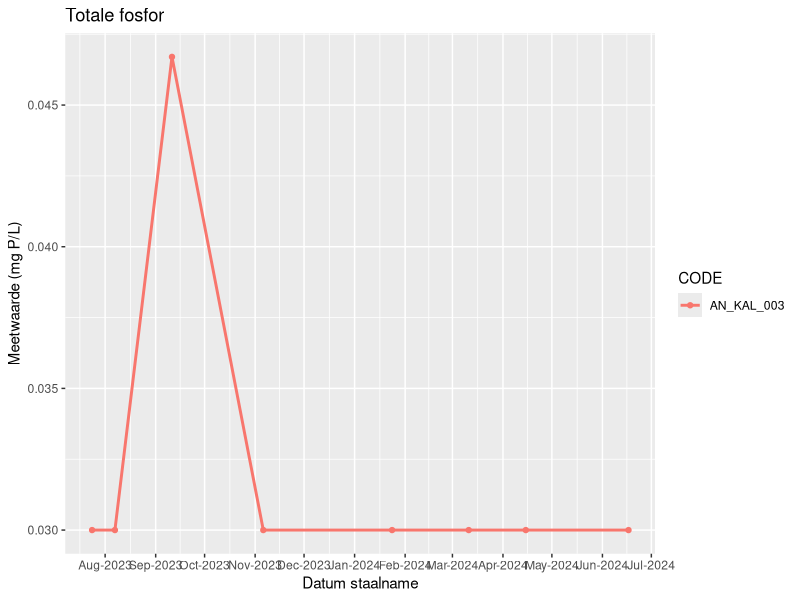
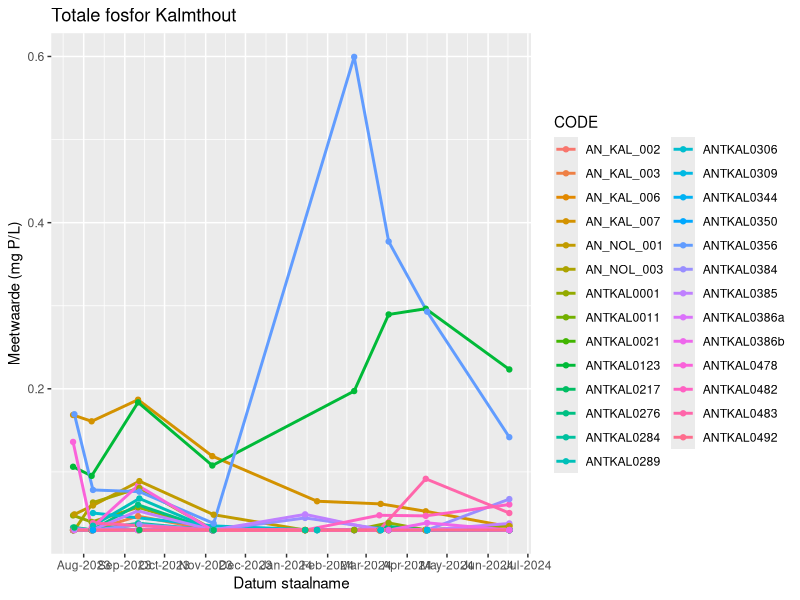
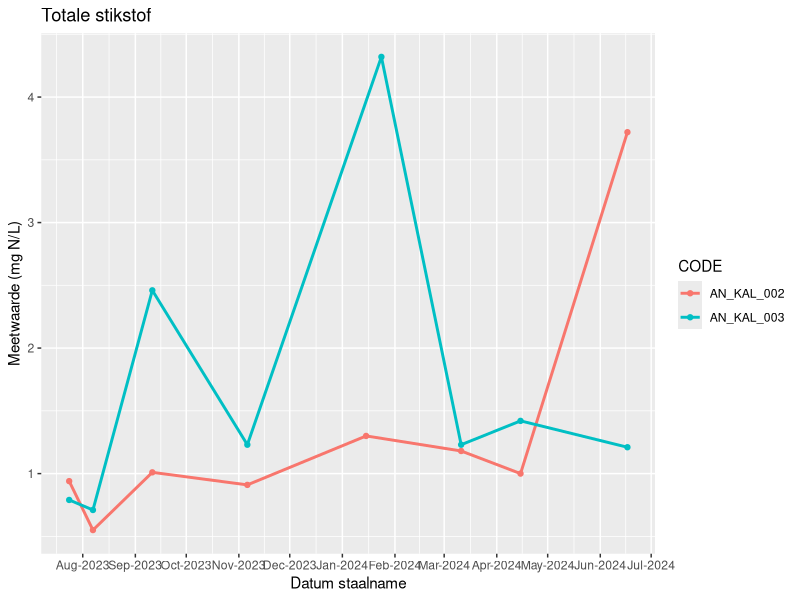

R code for these plots, in order: (Note: this script raises an error after producing the figures.)
## ---- chunk 1
# Enable inbo r-universe
options(repos = c(
    inbo = 'https://inbo.r-universe.dev',
    CRAN = 'https://cloud.r-project.org'))

# Install the package
#install.packages('ggpubr')
## ---- chunk 2
library(knitr)
opts_chunk$set(
  echo = FALSE, 
  eval = TRUE,  
  cache = FALSE, 
  autodep = TRUE,
  dpi = 300,
  fig.width = 150 / 25.4,
  fig.height = 100 / 25.4,
  warning = TRUE,
  error = TRUE,
  message = TRUE
)

library(readxl)
library(dplyr)
library(ggplot2)
library(stringr)
library(scales)
library(tidyr)
library(tidyverse)

## ---- chunk 3
data <- read.csv2("./data/AC_Kalmthout_ruwe_data_lang_2024-11-19.csv")
data$FieldSamplingDate <- as.Date(data$FieldSamplingDate, format = "%d/%m/%Y")
data$ResultCalc <- as.numeric(data$ResultCalc)
# verwijder data van voor 2023
data <- data %>%
  filter(FieldSamplingDate >= "2023-01-01")
## ---- chunk 4
# onderzochte variabelen
data$Component %>% unique()
# Nutrienten: NO2, NO3, PO4, T.N, T.P, NH4, NPOC (non-particulate organic carbon)
# Ionen: HCO3, Mg, Si, Ca, CO3, Na, Cl,...
# Doorzicht: CHL.A, SD.VELD, ZS.105
# Zuurstof: O2.VELD, SAT.VELD
# Zoutgehalte: SO4, SAL.VELD, EC25.VELD, Na, Cl
# pH.VELD, TEMP.VELD

unique(data$FieldSampleID)
length(unique(data$CODE))
# 27 locaties
## ---- chunk 5
# genereer plot en sla op
save_plot <- function(dataset, component, naam, title = NULL, xas = NULL, yas = NULL, naam_linetype = NULL, labels_linetype = NULL){
  figuur <- dataset %>%
    filter(Component %in% component) %>%  
    ggplot(aes(x = FieldSamplingDate, y = ResultCalc, color = Label, linetype = CODE)) +
    scale_x_date(date_breaks = "1 month", date_labels = "%b-%Y") + # visualiseert data per maand in format maand-jaar
    geom_line(linewidth = 1) +
    geom_point() +
    labs(title = title) + xlab(xas) + ylab(yas) +
  scale_linetype_discrete(name = naam_linetype, labels = labels_linetype)
  print(figuur)
  ggsave(plot = figuur,
         filename = paste0("./exports/NKP_", naam, ".jpg"), width = 9, height = 6)
}

# puur om plot te genereren
maak_plot <- function(dataset, component, title = NULL, xas = NULL, yas = NULL, naam_linetype = NULL, labels_linetype = NULL){
  figuur <- dataset %>%
    filter(Component %in% component) %>%  
    ggplot(aes(x = FieldSamplingDate, y = ResultCalc, color = Label, linetype = CODE)) +
    scale_x_date(date_breaks = "1 month", date_labels = "%b-%Y") + # visualiseert data per maand in format maand-jaar
    geom_line(linewidth = 1) +
    geom_point() +
    labs(title = title) + xlab(xas) + ylab(yas) +
  scale_linetype_discrete(name = naam_linetype, labels = labels_linetype)
  figuur
}

# plots genereren voor 1 variabele (trendlijn randzone + trendlijn zonnepanelen)
maak_plot_1var <- function(dataset, component, title = NULL, xas = "Datum staalname", yas = NULL){
  figuur <- dataset %>%
    filter(Component %in% component) %>%  
    ggplot(aes(x = FieldSamplingDate, y = ResultCalc, color = CODE)) +
    scale_x_date(date_breaks = "1 month", date_labels = "%b-%Y") + # visualiseert data per maand in format maand-jaar
    geom_line(linewidth = 1) +
    geom_point() +
    labs(title = title) + xlab(xas) + ylab(yas)
  figuur
}
## ---- chunk 6
# Nutrienten en vervuiling watertype Zm/Zs
NH3_jaargem <- 0.03 # BVR
NH3_max <- 0.1 # BVR
N.NO2_jaargem <- 0.2 # BVR
N.NO2_max <- 0.6 # BVR
BOD_90p <- 6 # BVR
COD_90p <- 30 # BVR
T.P <- 0.04 # mg P/L - T'jollyn et al. 2009, totaalfosfor: naar Denys et al. (2005), Heinis & Evers (2007); omzetting KRWen N2000-typen: Bal et al. (2001), Fellinger et al. (2004)
T.P_zomerhalfjaargem <- 0.03 # mg P/L BVR
T.N <- 0.59 # mg N/L - T'jollyn et al. 2009, totaalstikstof: Heinis &Evers (2007)
T.N_zomerhalfjaargem <- 1.3 # mg N/L BVR 2010
# Zoutgehalte
EGV_90p <- 100 # BVR
Cl_90p <- 20 # BVR
SO4_gem <- 15

# Zuurstofhuishouding
O2_conc_10p <- 6 # BVR
O2_verz_max <- 120 # BVR

# Zuurtegraad
pH_max <- 5.5 # Synbiosys/Runhaar (2008/2009); Van Calster et al., 2020
pH_max <- 6.5 # BVR 2010
pH_min <- 4.5 # BVR 2010
## ---- chunk 7
# vb. voor T.P (maximum)
T.P_max <- data %>%
  filter(Component %in% "T.P" & months(FieldSamplingDate, FALSE) %in% month.name[c(4:9)], ) %>% # filter zomerhalfjaar (april t.e.m. september)
  group_by(FieldSampleID) %>%
  summarise(maximum = max(ResultCalc))
T.P_max %>%
  filter(maximum <= 0.03) %>%
  nrow()
# 8 waterplassen voldoen aan norm voor T.P
## ---- chunk 8
# plot TP
## AN_KAL_003
maak_plot_1var(data %>% filter(CODE %in% "AN_KAL_003"), "T.P", "Totale fosfor", yas = "Meetwaarde (mg P/L)")
maak_plot_1var(data, "T.P", "Totale fosfor Kalmthout", yas = "Meetwaarde (mg P/L)")

# plot TN
maak_plot_1var(data %>% filter(CODE %in% c("AN_KAL_002", "AN_KAL_003")), "T.N", "Totale stikstof", yas = "Meetwaarde (mg N/L)")

# plot anorganische stikstof
maak_plot(data %>% filter(CODE %in% "AN_KAL_002"), c("NO3", "NO2", "NH4"), "Anorganische stikstof", yas = "Meetwaarde (mg/L)")

anorg_N <- data %>%
  filter(Component %in% c("NH4", "NO3", "NO2") & FieldSampleID == "AN_KAL_002")

anorg_N$Label <- factor(anorg_N$Label, unique(anorg_N[order(anorg_N$ResultCalc, decreasing = T), "Label"]))

## fill_area
plot1 <- anorg_N %>%
  ggplot(aes(x = FieldSamplingDate, y = ResultCalc, fill = Label)) +
  geom_area(position = "identity", alpha = 0.6) +
  scale_x_date(date_breaks = "1 month", date_labels = "%b-%Y") +
  labs(title = "Randzone") +
  xlab("Datum staalname") + 
  ylab("Meetwaarde (mg N/L)")
plot1

## ---- chunk 9
bwplot_TP <- data %>%
  filter(Component %in% "T.P") %>%
  ggplot(aes(x = FieldSampleID, y = ResultCalc)) +
  geom_boxplot() +
    labs(title = "Totale stikstof per plas") + xlab("Locatie") + ylab("Meetwaarde (mg P/L)")
  
bwplot_TP
## ---- chunk 10
locaties <- unique(data$CODE)

# voor totale fosfor per locatie figuur maken
for (ID in locaties) {
  data_figuur <- data %>%
    filter(CODE %in% ID & Component %in% "T.P")
  figuur <- ggplot(data_figuur,
                   aes(x = FieldSamplingDate, y = ResultCalc)) +
    geom_line(linewidth = 1, colour = "orange") +
    labs(title = paste("Locatie",ID, " (+ MKN zomerhalfjaargemiddelde)")) + xlab("Datum staalname") + ylab("Meetwaarde (mg P/L)") +
    geom_hline(yintercept = 0.03)
  print(figuur)
}

# gebruik functie maak_plot_1var
for (ID in locaties) {
  figuur <- maak_plot_1var(data %>% filter(CODE %in% ID), "T.P" , paste("Totale fosfor T.P", ID, "+ MKN Zomerhalfjaargemiddelde"), yas = "Meetwaarde (mg P/L)") + geom_hline(yintercept = 0.03, color = "black", linetype = "dashed", linewidth = 1) +
  scale_y_continuous(breaks = pretty_breaks(n = 10))
  print(figuur)
  ggsave(plot = figuur,
         filename = paste0("./exports/TP/", ID,"_TP", ".jpg"), width = 1080, height = 720, units = "px", scale = 3)
}

## ---- chunk 11
locaties <- unique(data$CODE)


for (ID in locaties) {
  figuur <- maak_plot_1var(data %>% filter(CODE %in% ID), "T.N" , paste("Totale stikstof T.N", ID, "+ MKN Zomerhalfjaargemiddelde"), yas = "Meetwaarde (mg N/L)") + geom_hline(yintercept = 1.3, color = "black", linetype = "dashed", linewidth = 1) +
  scale_y_continuous(breaks = pretty_breaks(n = 10))
  print(figuur)
  ggsave(plot = figuur,
         filename = paste0("./exports/TN/", ID,"_TN", ".jpg"), width = 1080, height = 720, units = "px", scale = 3)
}
## ---- chunk 12
# herordenen van variabelen van groot > klein
anorg_N_KAL0384 <- data %>%
  filter(AquaComponent %in% c("NH4_N", "NO3_N", "NO2_N") & FieldSampleID == "ANTKAL0384")

anorg_N_KAL0384$label <- factor(anorg_N_KAL0384$label, unique(anorg_N_KAL0384[order(anorg_N_KAL0384$ResultCalc, decreasing = T), "label"]))

plot1 <- anorg_N_KAL0384 %>%
  ggplot(aes(x = FieldSamplingDate, y = ResultCalc, fill = label)) +
  geom_area(position = "identity", alpha = 0.6) +
  scale_x_date(date_breaks = "1 month", date_labels = "%b-%Y") +
  labs(title = "Anorganische stikstof (N_anorg = NH4_N + NO3_N + NO2_N)") +
  xlab("Datum staalname") + 
  ylab("Meetwaarde (mg N/L)")  + 
  scale_fill_discrete("Variabelen") + scale_y_continuous(breaks = seq(0,2, by = 0.1))
plot1

## ---- chunk 13
# loop
locaties <- unique(data$CODE)
for (ID in locaties) {
  # subset voor locatie
  N_anorg_ID <- data %>%
  filter(AquaComponent %in% c("NH4_N", "NO3_N", "NO2_N") & CODE == ID)
  
  # orden van klein naar groot
  N_anorg_ID$label <- factor(N_anorg_ID$label, unique(N_anorg_ID[order(N_anorg_ID$ResultCalc, decreasing = T), "label"]))
  # plot figuur
  figuur <- N_anorg_ID %>%
    ggplot(aes(x = FieldSamplingDate, y = ResultCalc, fill = label)) +
    geom_area(position = "identity", alpha = 0.6) +
    scale_x_date(date_breaks = "1 month", date_labels = "%b-%Y") +
    labs(title = paste("Anorganische stikstof", ID ,"(N_anorg = NH4_N + NO3_N + NO2_N)")) +
    xlab("Datum staalname") + 
    ylab("Meetwaarde (mg N/L)")  + 
    scale_fill_discrete("Variabelen") + scale_y_continuous(breaks = pretty_breaks(n = 10, min.n = 10))
  print(figuur)
  ggsave(plot = figuur,
         filename = paste0("./exports/N_anorg/", ID,"_N_anorg", ".jpg"), width = 1080, height = 720, units = "px", scale = 3)
}

## ---- chunk 14
for (ID in locaties) {
  figuur <- maak_plot_1var(data %>% filter(CODE %in% ID), "pH.VELD" , paste("Zuurtegraad", ID, "+ MKN minimum & maximum"), yas = "Meetwaarde (pH)") + geom_hline(yintercept = 4.5, color = "black", linetype = "dashed", linewidth = 1) +
    geom_hline(yintercept = 6.5, color = "black", linetype = "dashed", linewidth = 1) +
  scale_y_continuous(breaks = pretty_breaks(n = 10, min.n = 10))
  print(figuur)
  ggsave(plot = figuur,
         filename = paste0("./exports/pH/", ID,"_pH", ".jpg"), width = 1080, height = 720, units = "px", scale = 3)
}
## ---- chunk 15
# chlorofyl-a
for (ID in locaties) {
  figuur <- maak_plot_1var(data %>% filter(CODE %in% ID), "CHL.A" , paste("Chlorofyl-a", ID), yas = "Meetwaarde (µg/L)") +
  scale_y_continuous(breaks = pretty_breaks(n = 10, min.n = 10))
  print(figuur)
  ggsave(plot = figuur,
         filename = paste0("./exports/CHL_A/", ID,"_CHL_A", ".jpg"), width = 1080, height = 720, units = "px", scale = 3)
}

# zwevende stof
for (ID in locaties) {
  figuur <- maak_plot_1var(data %>% filter(CODE %in% ID), "ZS.105" , paste("Zwevende stof (105°C)", ID), yas = "Meetwaarde (g/L)") +
  scale_y_continuous(breaks = pretty_breaks(n = 10, min.n = 10))
  print(figuur)
  ggsave(plot = figuur,
         filename = paste0("./exports/ZS105/", ID,"_ZS105", ".jpg"), width = 1080, height = 720, units = "px", scale = 3)
}

# secchi-diepte
for (ID in locaties) {
  figuur <- maak_plot_1var(data %>% filter(CODE %in% ID), "SD.VELD" , paste("Secchi-diepte", ID), yas = "Meetwaarde (m)") +
  scale_y_continuous(breaks = pretty_breaks(n = 10, min.n = 10))
  print(figuur)
  ggsave(plot = figuur,
         filename = paste0("./exports/Secchi/", ID,"_Secchi", ".jpg"), width = 1080, height = 720, units = "px", scale = 3)
}
## ---- chunk 16
# concentratie
for (ID in locaties) {
  figuur <- maak_plot_1var(data %>% filter(CODE %in% ID), "O2.VELD" , paste("Zuurstof-concentratie + MKN 10-percentiel", ID), yas = "Meetwaarde (mg/L)") +
  scale_y_continuous(breaks = pretty_breaks(n = 10, min.n = 10)) + geom_hline(yintercept = 6, linewidth = 1, colour = "black", linetype = "dashed")
  print(figuur)
  ggsave(plot = figuur,
         filename = paste0("./exports/O2_conc/", ID,"_O2c", ".jpg"), width = 1080, height = 720, units = "px", scale = 3)
}

# verzadiging
for (ID in locaties) {
  figuur <- maak_plot_1var(data %>% filter(CODE %in% ID), "SAT.VELD" , paste("Zuurstof-verzadiging + MKN maximum", ID), yas = "Meetwaarde (%)") +
  scale_y_continuous(breaks = pretty_breaks(n = 10, min.n = 10)) + geom_hline(yintercept = 120, linewidth = 1, colour = "black", linetype = "dashed")
  print(figuur)
  ggsave(plot = figuur,
         filename = paste0("./exports/O2_verz/", ID,"_O2v", ".jpg"), width = 1080, height = 720, units = "px", scale = 3)
}
## ---- chunk 17
for (ID in locaties) {
  figuur <- maak_plot_1var(data %>% filter(CODE %in% ID), "TEMP.VELD" , paste("Temperatuur + MKN maximum", ID), yas = "Meetwaarde (°C)") +
  scale_y_continuous(breaks = pretty_breaks(n = 10, min.n = 10)) + geom_hline(yintercept = 25, linewidth = 1, colour = "black", linetype = "dashed")
  print(figuur)
  ggsave(plot = figuur,
         filename = paste0("./exports/Temp/", ID,"_Temp", ".jpg"), width = 1080, height = 720, units = "px", scale = 3)
}
## ---- chunk 18
# SO4
for (ID in locaties) {
  figuur <- maak_plot_1var(data %>% filter(CODE %in% ID), "SO4" , paste("Sulfaat + MKN gemiddelde", ID), yas = "Meetwaarde (mg/L)") +
  scale_y_continuous(breaks = pretty_breaks(n = 10, min.n = 10)) + geom_hline(yintercept = 15, linewidth = 1, colour = "black", linetype = "dashed")
  print(figuur)
  ggsave(plot = figuur,
         filename = paste0("./exports/SO4/", ID,"_SO4", ".jpg"), width = 1080, height = 720, units = "px", scale = 3)
}


# EC25.VELD
for (ID in locaties) {
  figuur <- maak_plot_1var(data %>% filter(CODE %in% ID), "EC25.VELD" , paste("Elektrische geleidbaarheid + MKN 90-percentiel", ID), yas = "Meetwaarde (µS/cm)") +
  scale_y_continuous(breaks = pretty_breaks(n = 10, min.n = 10)) + geom_hline(yintercept = 100, linewidth = 1, colour = "black", linetype = "dashed")
  print(figuur)
  ggsave(plot = figuur,
         filename = paste0("./exports/EGV/", ID,"_EGV", ".jpg"), width = 1080, height = 720, units = "px", scale = 3)
}

# chloride
for (ID in locaties) {
  figuur <- maak_plot_1var(data %>% filter(CODE %in% ID), "Cl" , paste("Chloride-concentratie + MKN 90-percentiel", ID), yas = "Meetwaarde (mg/L)") +
  scale_y_continuous(breaks = pretty_breaks(n = 10, min.n = 10)) + geom_hline(yintercept = 20, linewidth = 1, colour = "black", linetype = "dashed")
  print(figuur)
  ggsave(plot = figuur,
         filename = paste0("./exports/Cl/", ID,"_Cl", ".jpg"), width = 1080, height = 720, units = "px", scale = 3)
}
## ---- chunk 19
# Nutrienten: NO2, NO3, PO4, T.N, T.P, NH4, NPOC (non-particulate organic carbon)
# Ionen: HCO3, Mg, Si, Ca, CO3, Na, Cl,...
# Doorzicht: CHL.A, SD.VELD, ZS.105
# Zuurstof: O2.VELD, SAT.VELD
# Zoutgehalte: SO4, SAL.VELD, EC25.VELD, Na, Cl
# pH.VELD, TEMP.VELD

data %>% 
  filter(CODE %in% "AN_KAL_002" & Component %in% c("T.N", "T.P", "CHL.A", "SD.VELD", "ZS.105", "O2.VELD", "SAT.VELD", "EC25.VELD", "pH.VELD", "TEMP.VELD")) %>%
  ggplot(aes(x = FieldSamplingDate, y = ResultCalc, color = Label)) +
  geom_line(linewidth = 1) +
  geom_point() +
  scale_x_date(date_breaks = "1 month", date_labels = "%b-%Y") +
  labs(title = "Variabelen AN_KAL_002") +
  xlab("Datum staalname") +
  ylab("Meetwaarde (log10)") +
  scale_color_discrete("Variabelen") +
  scale_y_log10()

## ---- chunk 20
locatiecodes <- unique(data$CODE)
for (locatie in locatiecodes) {
  figuur <- data %>% 
    filter(CODE %in% locatie & Component %in% c("T.N", "T.P", "CHL.A", "SD.VELD", "ZS.105", "O2.VELD", "SAT.VELD", "EC25.VELD", "pH.VELD", "TEMP.VELD")) %>%
    ggplot(aes(x = FieldSamplingDate, y = ResultCalc, color = Label)) +
    geom_line(linewidth = 1) +
    geom_point() +
    scale_x_date(date_breaks = "1 month", date_labels = "%b-%Y") +
    labs(title = paste("Veldmetingen",locatie)) +
    xlab("Datum staalname") +
    ylab("Meetwaarde (log10)") +
    scale_color_discrete("Variabelen") +
    scale_y_log10()
  print(figuur)
  ggsave(figuur, 
         filename = paste0("./exports/veldmetingen/",locatie, "_veldmetingen",".jpg"), 
         dpi = 200, width = 15, height = 10)
}
## ---- chunk 21
maucha <- function(x, col = NULL,
                   labels = TRUE, labels.col = 1,
                   polygon = FALSE, polygon.col = 1,
                   main = NULL, ...){
  
  if(is.null(col)){
    col <- c("#54c7fd", "#ffcd00", "#ff9600", "#ff2851",
             "#0076fe", "#41cd58", "#ff3823", "#8f8e94")
  }
  col <- rep_len(col, length.out = 8)
  polygon.col <- rep_len(polygon.col, length.out = 8)
  
  if(is.vector(x)){
    n.plot <- 1
    x.all <- t(as.matrix(x))
  } else {
    x.all <- as.matrix(x)
    n.plot <- nrow(x.all)
    if(is.null(main)){
      main <- row.names(x.all)
    }
  }
  
  par.mar.0 <- par("mar")
  par.mfrow.0 <- par("mfrow")
  par(mfrow = c(.dimMosaic(n.plot)[1], .dimMosaic(n.plot)[2]),
      mar = c(2, 0, 2, 0))
  
  for(j in 1:n.plot){
    
    x <- x.all[j, ]
    
    x[1] <- (x[1] * 1) / 39.0983
    x[2] <- (x[2] * 1) / 22.9898
    x[3] <- (x[3] * 2) / 40.0780
    x[4] <- (x[4] * 2) / 24.3050
    x[5] <- (x[5] * 2) / 96.0626
    x[6] <- (x[6] * 1) / 35.4530
    x[7] <- (x[7] * 1) / 61.0168
    x[8] <- (x[8] * 2) / 60.0089
    
    x[1:4] <- x[1:4] / sum(x[1:4]) * 100
    x[5:8] <- x[5:8] / sum(x[5:8]) * 100
    
    A  <- sum(x)
    R <- sqrt(((A / 16) * 2 / sin(22.5 * pi / 180)))
    a <- x / (R * sin(22.5 * pi / 180))
    
    
    coord.x <- matrix(NA, nrow = 5, ncol = 8)
    coord.y <- matrix(NA, nrow = 5, ncol = 8)
    coord.x[1, ] <- coord.x[5, ] <- rep(0, 8)
    coord.y[1, ] <- coord.y[5, ] <- rep(0, 8)
    coord.x[2, ] <- cos(seq(90, -225, -45) * pi / 180) * R
    coord.y[2, ] <- sin(seq(90, -225, -45) * pi / 180) * R
    coord.x[3, ] <- cos(seq(67.5, -247.5, -45) * pi / 180) * a
    coord.y[3, ] <- sin(seq(67.5, -247.5, -45) * pi / 180) * a
    coord.x[4, ] <- cos(seq(45, -270, -45) * pi / 180) * R
    coord.y[4, ] <- sin(seq(45, -270, -45) * pi / 180) * R
    
    
    if(polygon | labels){
      coord.poly.x <- coord.x
      coord.poly.x[3, ] <- cos(seq(67.5, -247.5, -45) * pi / 180) * R
      coord.poly.y <- coord.y
      coord.poly.y[3, ] <- sin(seq(67.5, -247.5, -45) * pi / 180) * R
    }
    
    if(labels){
      lab <- c("K", "Na", "Cl", "Mg", "SO4", "Cl", "HCO3", "CO3")
      lab.pos.x <- coord.x[3, ]
      lab.pos.y <- coord.y[3, ]
      lab.pos.x[a < R] <- coord.poly.x[3, a < R]
      lab.pos.y[a < R] <- coord.poly.y[3, a < R]
      lab.pos.x <- lab.pos.x + cos(seq(67.5, -247.5, -45) * pi / 180) * 2
      lab.pos.y <- lab.pos.y + sin(seq(67.5, -247.5, -45) * pi / 180) * 2
    }
    
    
    xlim <- max(abs(c(min(lab.pos.x), max(lab.pos.x))))
    ylim <- max(abs(c(min(lab.pos.y), max(lab.pos.y))))
    plot(0, 0, type = "n", xlim = c(-xlim, xlim), ylim = c(-ylim, ylim),
         xaxt = "n", yaxt = "n", xlab = "", ylab = "", asp = 1, bty = "n", main = main[j], ...)
    
    for(i in 1:8){
      polygon(x = coord.x[, i], y = coord.y[, i], col = col[i], border = NA)
      if(polygon){
        lines(x = coord.poly.x[, i], y = coord.poly.y[, i], col = polygon.col[i])
      }
    }
    
    if(labels){
      text(lab.pos.x, lab.pos.y, lab, col = labels.col)
    }
  }
  par(mar = par.mar.0, mfrow = par.mfrow.0)
}

# Compute a grid for graphical arrangement
.dimMosaic <- function(n.plot){
  x <- floor(sqrt(n.plot))
  y <- floor(sqrt(n.plot))
  if(x * y < n.plot) y <- y + 1
  if(x * y < n.plot) x <- x + 1
  return(c(x, y))
}
## ---- chunk 22
# dataset met ionen (gemiddelde waarde per locatie)
ionen <- data %>%
  filter(Component %in% c("K", "Na", "Ca", "Mg", "SO4", "Cl", "HCO3", "CO3")) %>%
  group_by(Component, CODE) %>%
  summarise(gemiddelde = mean(ResultCalc))

# to wide format
ionenwide <- pivot_wider(ionen, names_from = Component, values_from = gemiddelde)
ionenwide <- ionenwide %>% select(CODE, K, Na, Ca, Mg, SO4, Cl, HCO3, CO3)
## ---- chunk 23
# converteer kolom met locatiecode naar row.names voor maucha-functie
ionenwide <- ionenwide %>% remove_rownames %>% column_to_rownames(var = "CODE")
maucha(ionenwide)
## ---- chunk 24
KAL0001 <- data %>%
  filter(Component %in% c("K", "Na", "Ca", "Mg", "SO4", "Cl", "HCO3", "CO3") & CODE == "ANTKAL0001") %>%
  group_by(Component, FieldSamplingDate) %>%
  summarise(gemiddelde = mean(ResultCalc)) %>%
  select(FieldSamplingDate, Component, gemiddelde)

# to wide format
KAL0001wide <- pivot_wider(KAL0001, names_from = Component, values_from = gemiddelde)

# converteer kolom met datum staalname naar row.names voor maucha-functie
KAL0001wide <- KAL0001wide %>% remove_rownames %>% column_to_rownames(var = "FieldSamplingDate")
maucha(KAL0001wide)

## ---- chunk 25
locaties <- unique(data$CODE)
for (locatie in locaties) {
  # dataset voor locatie
  data_ID <- data %>%
  filter(Component %in% c("K", "Na", "Ca", "Mg", "SO4", "Cl", "HCO3", "CO3") & CODE == locatie) %>%
  group_by(Component, FieldSamplingDate) %>%
  summarise(gemiddelde = mean(ResultCalc)) %>%
  select(FieldSamplingDate, Component, gemiddelde)
  
  # data naar wide-format
  data_wide <- pivot_wider(data_ID, names_from = Component, values_from = gemiddelde)
  
  # converteer kolom met datum staalname naar row.names voor maucha-functie
  data_wide <- data_wide %>% remove_rownames %>% column_to_rownames(var = "FieldSamplingDate")
  maucha(data_wide)
  print(locatie)
}
## ---- chunk 26
#"ANTKAL0021"  "ANTKAL0001"  "ANTKAL0385"  "ANTKAL0344"  "AN_KAL_006"  "ANTKAL0482"  "ANTKAL0483" 
#"AN_KAL_002"  "ANTKAL0306"  "ANTKAL0123"  "AN_KAL_003"  "ANTKAL0011"  "ANTKAL0284"  "AN_KAL_007" 
#"AN_NOL_003"  "AN_NOL_001"  "ANTKAL0309"  "ANTKAL0289"  "ANTKAL0356"  "ANTKAL0217"  "ANTKAL0350" 
#"ANTKAL0384"  "ANTKAL0492"  "ANTKAL0276"  "ANTKAL0478"  "ANTKAL0386a" "ANTKAL0386b"
locatie <- "ANTKAL0021"

data_locatie <- data %>%
  filter(Component %in% c("K", "Na", "Ca", "Mg", "SO4", "Cl", "HCO3", "CO3") & CODE == locatie) %>%
  group_by(Component, FieldSamplingDate) %>%
  summarise(gemiddelde = mean(ResultCalc)) %>%
  select(FieldSamplingDate, Component, gemiddelde)

# to wide format
datawide <- pivot_wider(data_locatie, names_from = Component, values_from = gemiddelde)

# converteer kolom met datum staalname naar row.names voor maucha-functie
datawide <- datawide %>% remove_rownames %>% column_to_rownames(var = "FieldSamplingDate")
maucha(datawide)

## ---- chunk 27
ref_punten <- data.frame(
      location_ref = c("Li (Angeren)", "At (Witteveen)", "Th (Noordwijk)"),
      Ca_ref = c(115, 0.4, 420),
      Cl_ref = c(11, 3, 19100),
      ec25_ref = c(651, 50.1, 52000), # in µS/cm
      ir_ref = c(.95, .20, .04), # without units (in 0-1)
      name_ref = c("Li", "At", "Th"))
## ---- chunk 28
# gemiddelde Cl en Ca concentraties per locatie
IREGVdata <- data %>% 
  filter(Component %in% c("Ca", "Cl", "EC25.VELD")) %>%
  group_by(CODE, Component) %>% summarise(gemiddelde = mean(ResultCalc))

# naar wide format (componenten als kolommen)
IREGVwide <- pivot_wider(IREGVdata, names_from = Component, values_from = gemiddelde)

# bereken en voeg IR toe als kolom
IREGVwide <- IREGVwide %>%
  mutate(IR = ((Ca*2)/40.078) / (((Ca*2)/40.078) + (Cl/35.453)), name_ref = CODE)

## ---- chunk 29
p1 <- ggplot(ref_punten, aes(x = ec25_ref, y = ir_ref, label = name_ref)) +
  geom_point(size = 2) + 
  scale_x_log10() + 
  xlab("EGV (µS/cm)") + 
  ylab("IR (%)") + 
  scale_y_continuous(breaks = seq(0,1, by = 0.1)) + 
  ggtitle("IR-EGV diagram Kalmthout") + 
  geom_text(hjust = - 0.5, vjust = - 0.5)
# voeg locaties Kalmthout toe
p1 + geom_point(data = IREGVwide, mapping = aes(x = EC25.VELD, y = IR), color = "red")
